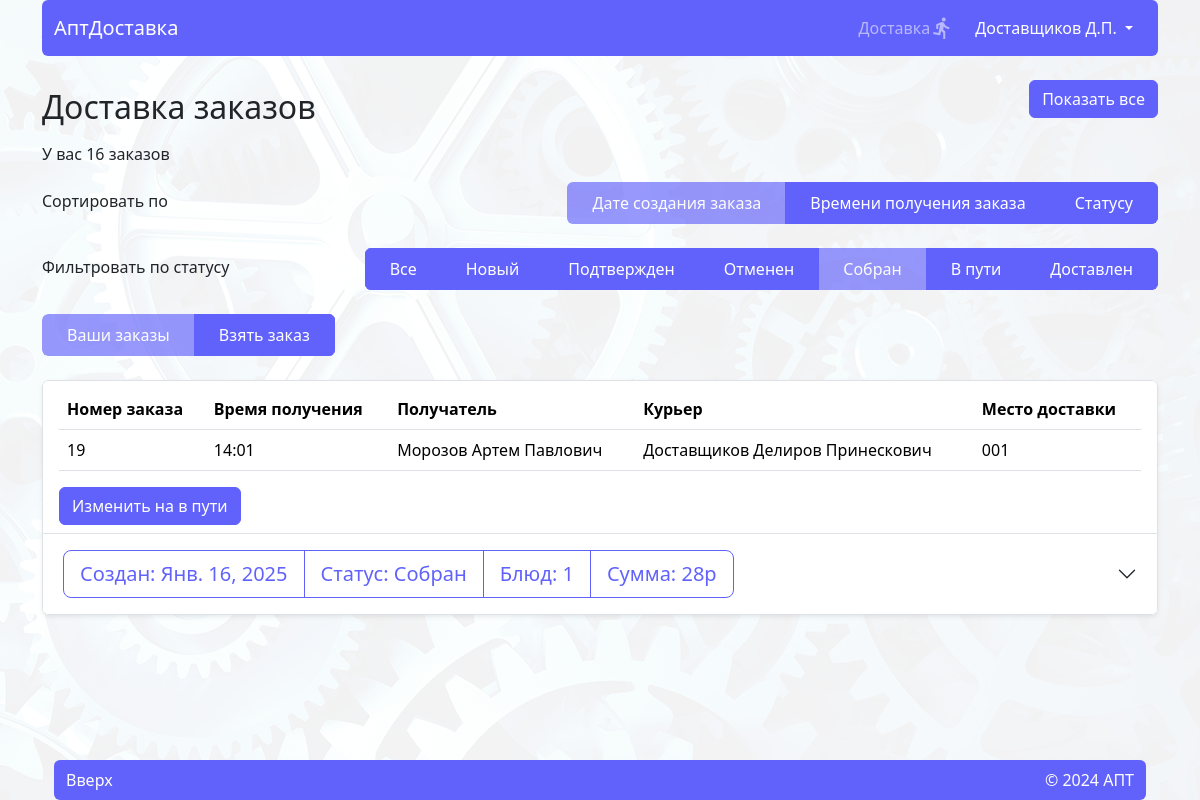
/deliver/deliver_orders/-date_create/4 (signed in), run on an earlier commit of the app's database.
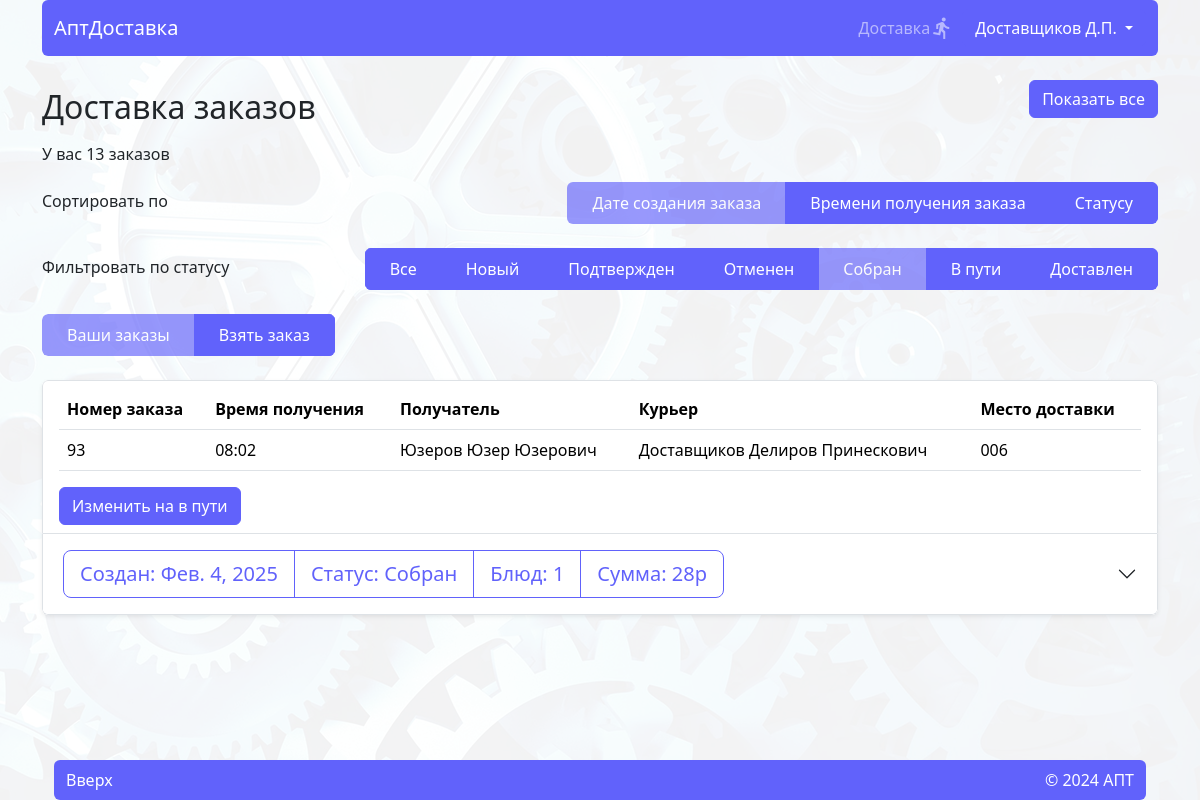
And on a later commit of the database.
### order/models.py (models this page shows, shortened)
class Status(models.Model):
    name = models.CharField(max_length=30)
    class Meta:
        verbose_name = 'Статус'
        verbose_name_plural = 'Статусы'
    def __str__(self):
        return self.name

class Order(models.Model):
    user = models.ForeignKey(User, on_delete=models.CASCADE, verbose_name='Пользователь', limit_choices_to=Q(is_superuser=False) & Q(is_staff=False) & Q(groups__isnull=True),)
    date_create = models.DateTimeField(verbose_name='Дата заказа', auto_now_add=True)
    order_date = models.DateTimeField(default=get_default_created_at, verbose_name='Дата и время получения заказа')
    status = models.ForeignKey('Status', on_delete=models.CASCADE, verbose_name='Статус', default=1)
    result = models.CharField(max_length=50, verbose_name='Причина отказа', blank=True, null=True)
    user_comment = models.TextField(blank=True, verbose_name='Комментарий пользователя к заказу', help_text='Не обязательное поле')
    cab = models.ForeignKey(Cabinet, on_delete=models.CASCADE, verbose_name='Кабинет', default=1)
    deliver = models.ForeignKey(
        User,
        on_delete=models.SET_NULL,
        related_name='courier_orders',
        blank=True,
        null=True,
        limit_choices_to={'groups__name': 'deliver'},
        verbose_name="Курьер"
    )
    @property
    def total_amount(self):
        total = 0
        for item in self.ordermeal_set.all():  # ordermeal_set - обратный related_name
            total += item.meal.price * item.amount
        return total
    total_amount.fget.short_description = 'Сумма заказа'
    @property
    def amount(self):
        return OrderMeal.objects.filter(order=self.pk).aggregate(Sum('amount'))['amount__sum']
    amount.fget.short_description = 'Количество'
    @property
    def meals(self):
        return OrderMeal.objects.filter(order=self.pk)
    class Meta:
        verbose_name = 'Заказ'
        verbose_name_plural = 'Заказы'

class OrderMeal(models.Model):
    order = models.ForeignKey(Order, on_delete=models.CASCADE, verbose_name="Заказ")
    meal = models.ForeignKey(Meal, on_delete=models.CASCADE, verbose_name="Блюдо")
    amount = models.IntegerField(verbose_name='Количество товаров')
    class Meta:
        verbose_name = 'Заказ блюд'
        verbose_name_plural = 'Заказы блюд'
    @property
    def total_price(self):
        return self.meal.price * self.amount

### log_reg/models.py (models this page shows)
class User(AbstractUser):
    username = models.CharField('Логин', max_length=150, unique=True,
                                help_text="Обязательное поле. Только латиница, цифры и тире.",
                                validators=[LoginValidator()],
                                error_messages={"unique": _("Пользователь с таким именем уже существует"), })
    first_name = models.CharField(_("first name"), max_length=150, validators=[NameValidator()])
    last_name = models.CharField(_("last name"), max_length=150, validators=[NameValidator()])
    patronymic = models.CharField('Отчество', max_length=150, blank=True, validators=[NameValidator()])
    def __str__(self):
        return "%s %s %s" % (self.last_name, self.first_name, self.patronymic, )

### cart/models.py (models this page shows)
class Cabinet(models.Model):
    num = models.CharField(max_length=10, verbose_name="Номер")
    name = models.CharField(max_length=100, verbose_name="Название")
    def __str__(self):
        return self.num
    class Meta:
        verbose_name = 'Кабинет'
        verbose_name_plural = 'Кабинеты'

### home/models.py (models this page shows, shortened)
class Meal(models.Model):
    name = models.CharField(max_length=150, verbose_name="Название")
    price = models.IntegerField(verbose_name="Цена (руб.)")
    out = models.CharField(max_length=10, verbose_name="Выход")
    image = models.ImageField(upload_to='images', verbose_name="Изображение")
    category = models.ForeignKey(Category, default=None, on_delete=models.CASCADE,
                                 verbose_name="Категория", related_name='meals')
    quantity = models.IntegerField(default=3, verbose_name="Количество")
    class Meta:
        verbose_name = 'Блюдо'
        verbose_name_plural = 'Блюда'

### deliver/views.py (the view)
# urls.py: path('deliver/deliver_orders/', views.deliver_orders, name="deliver_orders"),
@login_required
def deliver_orders(request, order='-date_create', filter=0):
    context = {}
    context['order'] = order
    context['filter'] = filter
    context['count'] = Order.objects.filter(deliver=request.user).count()
    context['statuses'] = Status.objects.filter(~Q(id=5))
    orders = Order.objects.filter(deliver=request.user).order_by(order)
    if filter:
        orders = Order.objects.filter(deliver=request.user, status=filter).order_by(order)
    context['orders'] = orders  # Фильтруем заказы
    return render(request, 'deliver/order_list.html', context)

### deliver/templates/deliver/order_list.html (shortened to what this page needs)
{% extends 'home/base.html' %}
{% load static %}
{% block body %}
<div class="d-flex justify-content-between flex-wrap align-items-center">
    <h2 class=" ps-0  px-3 py-2">Доставка заказов</h2>
    <div class="d-flex justify-content-end z-1">
        <button class="view_all btn btn-primary position-fixed " style="top:80px;">Показать все</button>
    </div>
</div>
<p>У вас <span id="count">{{count}}</span> заказов</p>
<div class="d-flex flex-wrap align-items-center justify-content-between  z-1 rounded-2 overflow-hidden     mb-4"
     style="top: 80px;">
    <div class="mb-1">Сортировать по</div>
    <div class="btn-group overflow-x-auto dragscroll flex-row ">
        <a href="{% url 'deliver_orders' order='-date_create' filter=filter %}"
           class="btn btn-primary rounded-0 d-flex px-4 align-items-center justify-content-center px-4 py-2 {% if '-date_create' == order %}disabled{% endif %}">
            Дате создания заказа
        </a>
        <a href="{% url 'deliver_orders' order='-order_date' filter=filter %}"
           class="btn btn-primary rounded-0 d-flex px-4 align-items-center justify-content-center px-4 py-2 {% if '-order_date' == order %}disabled{% endif %}">
            Времени получения заказа
        </a>
        <a href="{% url 'deliver_orders' order='status' filter=filter %}"
           class="btn btn-primary rounded-0 d-flex px-4 align-items-center justify-content-center px-4 py-2 {% if 'status' == order %}disabled{% endif %}">
            Статусу
        </a>
    </div>
</div>
<div class="d-flex flex-wrap align-items-center justify-content-between  z-1 rounded-2 overflow-hidden     mb-4"
     style="top: 80px;">
    <div class="mb-1">Фильтровать по статусу</div>
    <div  class="btn-group overflow-x-auto dragscroll flex-row ">
        <a href="{% url 'deliver_orders' %}"
           class="btn btn-primary rounded-0 d-flex px-4 align-items-center justify-content-center px-4 py-2">
            Все
        </a>
        {% for status in statuses %}
        <a href="{% url 'deliver_orders' order=order filter=status.id %}"
           class="btn btn-primary rounded-0 d-flex px-4 align-items-center justify-content-center px-4 py-2 {% if status.id == filter %}disabled{% endif %}">
            {{ status.name }}
        </a>
        {% endfor %}
    </div>
</div>
<div class="d-flex flex-wrap align-items-center justify-content-between  z-1 rounded-2 overflow-hidden     mb-4"
     style="top: 80px;">
    <div class="btn-group overflow-x-auto dragscroll flex-row ">
        <a href="{% url 'deliver_orders' %}"
           class="btn btn-primary rounded-0 d-flex px-4 align-items-center justify-content-center px-4 py-2 {% if 'deliver_orders' in request.path %}disabled{% endif %}">
            Ваши заказы
        </a>
        <a href="{% url 'deliver' %}"
           class="btn btn-primary rounded-0 d-flex px-4 align-items-center justify-content-center px-4 py-2 {% if 'order_list' in request.path %}disabled{% endif %}">
            Взять заказ
        </a>
    </div>
</div>
{% include 'order/elements/order_item.html'%}
{% endblock %}

### order/templates/order/elements/order_item.html (shortened to what this page needs)
{% load humanize %}
<div class="accordion row">
    {% for order in orders%}
    <div>
        <div class="bg-white rounded-2 overflow-hidden shadow-sm mb-3">
            <div class="border rounded-top px-3 py-2">
                {% if request.user.groups.all.0.name == "deliver" %}
                <table class="table fs-6">
                    <thead>
                    <tr>
                        <th scope="col">Номер заказа</th>
                        <th scope="col">Время получения</th>
                        <th scope="col">Получатель</th>
                        <th scope="col">Курьер</th>
                        <th scope="col">Место доставки</th>
                    </tr>
                    </thead>
                    <tbody>
                    <tr>
                        <td>{{ order.id}}</td>
                        <td>{{order.order_date|date:'H:m'}}</td>
                        <td>{{order.user}}</td>
                        {% if order.deliver %}
                        <td>{{order.deliver}}</td>
                        {% else %}
                        <td>Курьер не выбран</td>
                        {% endif %}
                        <td>{{order.cab}}</td>
                    </tr>
                    </tbody>
                </table>
                {% if 'order_list' in request.path %}
                <button class="take_order btn btn-primary" data-id="{{order.id}}">Взять</button>
                {% elif 'deliver_order' in request.path %}
                {% if order.status.id == 4 %}
                <button class="in_way btn btn-primary" data-id="{{order.id}}">Изменить на в пути</button>
                {%  elif order.status.id == 6 %}
                <button class="delivered btn btn-primary" data-id="{{order.id}}">Изменить на доставлен</button>
                {% endif %}
                {% endif %}
                {% else %}
                <div class="d-flex justify-content-between flex-wrap align-items-center">
                    <p class="fs-3 "><span>Заказ</span> №
                                {{ order.id }} на {{ order.order_date }}</p>
                    <p class="fs-3">{{order.cab}}</p>
                </div>
                {% endif%}
            </div>
            <div class="accordion-item ">
                <h2 class="accordion-header">
                    <button class="accordion-button collapsed" type="button" data-bs-toggle="collapse"
                            data-bs-target="#order_{{ order.id }}" aria-expanded="false"
                            aria-controls="order_{{ order.id }}">
                        <div class="order_view btn-group order_info btn-group-lg  bg-white"
                             data-id="{{ order.id }}">
                            <div class="btn btn-outline-primary">
                                <span>Создан: </span>{{ order.date_create|naturalday}}
                            </div>
                            <div class="btn
                            {% if order.status.id  == 1%} btn-primary
                            {% elif order.status.id == 2 or order.status.id == 7 or order.status.id == 5 %}btn-success
                            {%elif order.status.id == 3%}btn-danger
                            {% else %}btn-outline-primary{%endif%}">
                                Статус: <span data-id="{{order.id}}"> {{ order.status }} </span>
                            </div>
                            <div class="btn btn-outline-primary">
                                <span>Блюд:</span>
                                {{ order.amount }}
                            </div>
                            <div class="btn btn-outline-primary">
                                <span>Сумма:</span>
                                {{ order.total_amount }}р
                            </div>
                        </div>
                    </button>
                </h2>
            </div>
        </div>
    </div>
    {% empty %}
    {% include 'home/elements/danger.html' with text='Заказов нет'%}
    {% endfor %}
</div>

What changed in the data, as far as the page shows it:
no longer on this page (row edited): Order: id "19", order_date "14:01", user "Морозов Артем Павлович", deliver "Доставщиков Делиров Принескович", cab "001", date_create "Янв. 16, 2025", status "Собран", amount "1", total_amount "28"
now on this page (row edited): Order: id "93", order_date "08:02", user "Юзеров Юзер Юзерович", deliver "Доставщиков Делиров Принескович", cab "006", date_create "Фев. 4, 2025", status "Собран", amount "1", total_amount "28"
Also different on the page:
{{ count }}: "16" → "13"
